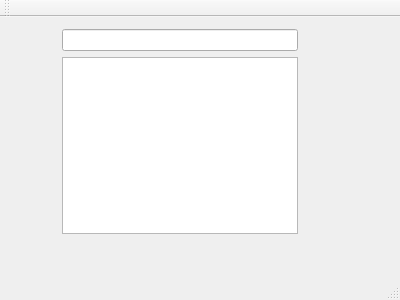
<?xml version="1.0" encoding="UTF-8"?>
<ui version="4.0">
 <class>MainWindow</class>
 <widget class="QMainWindow" name="MainWindow">
  <property name="geometry">
   <rect>
    <x>0</x>
    <y>0</y>
    <width>400</width>
    <height>300</height>
   </rect>
  </property>
  <property name="windowTitle">
   <string>MainWindow</string>
  </property>
  <widget class="QWidget" name="centralWidget">
   <widget class="QWidget" name="">
    <property name="geometry">
     <rect>
      <x>51</x>
      <y>1</y>
      <width>258</width>
      <height>227</height>
     </rect>
    </property>
    <layout class="QVBoxLayout" name="verticalLayout">
     <item>
      <widget class="QLineEdit" name="lineEdit"/>
     </item>
     <item>
      <widget class="QListWidget" name="listWidget">
       <property name="sortingEnabled">
        <bool>false</bool>
       </property>
      </widget>
     </item>
    </layout>
   </widget>
  </widget>
  <widget class="QMenuBar" name="menuBar">
   <property name="geometry">
    <rect>
     <x>0</x>
     <y>0</y>
     <width>400</width>
     <height>25</height>
    </rect>
   </property>
  </widget>
  <widget class="QToolBar" name="mainToolBar">
   <attribute name="toolBarArea">
    <enum>TopToolBarArea</enum>
   </attribute>
   <attribute name="toolBarBreak">
    <bool>false</bool>
   </attribute>
  </widget>
  <widget class="QStatusBar" name="statusBar"/>
 </widget>
 <layoutdefault spacing="6" margin="11"/>
 <resources/>
 <connections/>
</ui>
